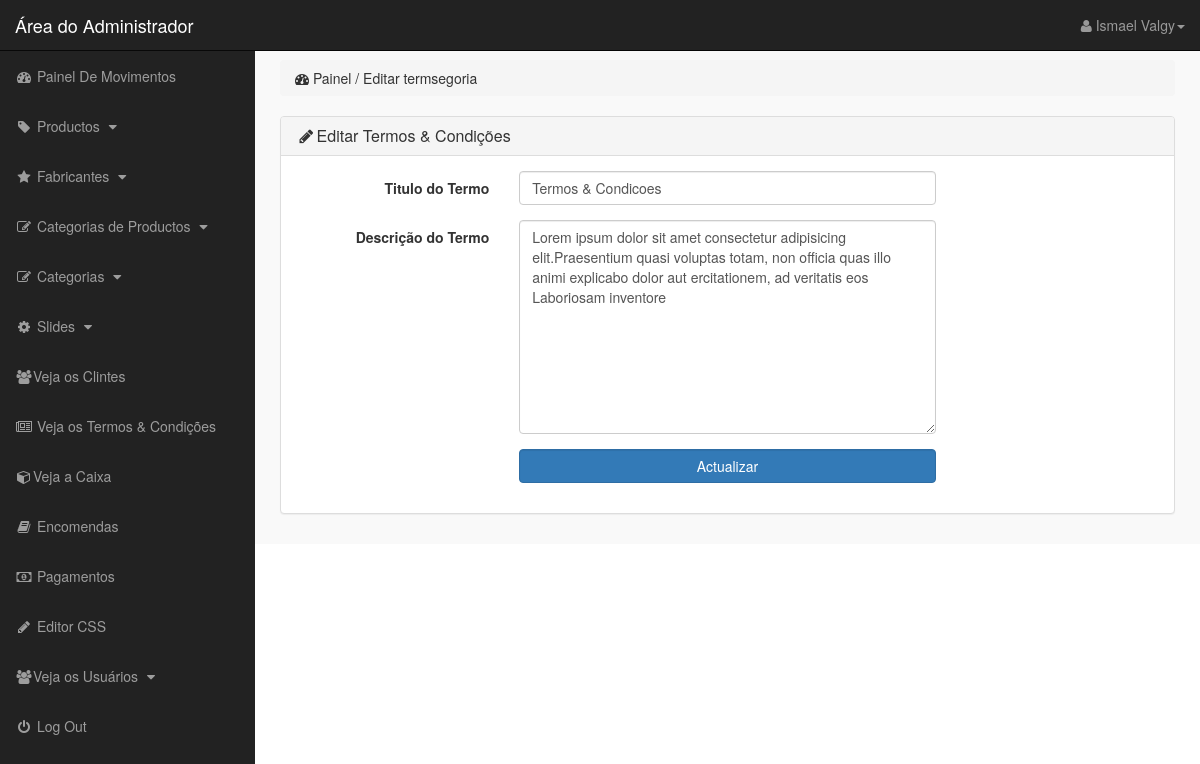
/admin_area/index.php?edit_terms=1 (signed in), run on the app's committed database.
### tables this page shows
CREATE TABLE `terms` (
  `termsi_id` int(10) NOT NULL,
  `terms_title` varchar(100) NOT NULL,
  `terms_link` varchar(100) NOT NULL,
  `terms_desc` text NOT NULL
);

### admin_area/edit_terms.php (the view, shortened to what this page needs)
<?php
    if(!isset($_SESSION['admin_email'])){
        echo"<script>window.open('login.php','_self')</script>";
    }else{
?>
<?php
        if(isset($_GET['edit_terms'])){
            $edit_terms_id = $_GET['edit_terms'];
            $edit_terms_query = "select * from terms where termsi_id='$edit_terms_id'";
            $run_edit = mysqli_query($con,$edit_terms_query);
            $row_edit = mysqli_fetch_array($run_edit);
            $terms_title = $row_edit['terms_title'];
            $terms_desc = $row_edit['terms_desc'];
        }
?>
<div class="row">
    <div class="col-lg-12">
        <ol class="breadcrumb">
            <li>
                <i class="fa fa-dashboard"></i> Painel / Editar termsegoria
            </li>
        </ol>
    </div>
</div>
<div class="row">
    <div class="col-lg-12">
        <div class="panel panel-default">
            <div class="panel-heading">
                <h3 class="panel-title">
                    <i class="fa fa-pencil fa-fw"></i>Editar Termos & Condições
                </h3>
            </div>
            <div class="panel-body">
                <form action="" class="form-horizontal" method="post">
                    <div class="form-group">
                        <label for="" class="control-label col-md-3">
                            Titulo do Termo
                        </label>
                        <div class="col-md-6">
                            <input value="<?php echo $terms_title; ?>" name="terms_title" type="text" class="form-control">
                        </div>
                    </div>
                    <div class="form-group">
                        <label for="" class="control-label col-md-3">
                            Descrição do Termo
                        </label>
                        <div class="col-md-6">
                            <textarea type="text" name="terms_desc" id="" cols="75" rows="10" class="form-control"><?php echo $terms_desc;?>
                            </textarea>
                        </div>
                    </div>
                    <div class="form-group">
                        <label for="" class="control-label col-md-3">
                        </label>
                        <div class="col-md-6">
                            <input value="Actualizar" name="update" type="submit" class="form-control btn btn-primary">
                        </div>
                    </div>
                </form>
            </div>
        </div>
    </div>
</div>
<?php } ?>

### admin_area/includes/sidebar.php (shortened to what this page needs)
<?php
    if(!isset($_SESSION['admin_email'])){
        echo"<script>window.open('login.php','_self')</script>";
    }else{
?>
   <nav class="navbar navbar-inverse navbar-fixed-top">
    <div class="navbar-header">
        <a href="index.php?dashboard" class="navbar-brand">Área do Administrador</a>
    </div>
    <ul class="nav navbar-right top-nav">
        <li class="dropdown">
            <a href="#" class="dropdown-toggle" data-toggle="dropdown">
                <i class="fa fa-user"></i> <?php echo $admin_name; ?><b class="caret"></b>
            </a>
        </li>
    </ul>
    <div class="collapse navbar-collapse navbar-ex1-collapse">
        <ul class="nav navbar-nav side-nav">
            <li>
                   <a href="index.php?dashboard">
                       <i class="fa fa-fw fa-dashboard"></i> Painel De Movimentos
                   </a>
            </li>
            <li>
                   <a href="#" data-toggle="collapse" data-target="#products">
                       <i class="fa fa-fw fa-tag"></i> Productos
                       <i class="fa fa-fw fa-caret-down"></i>
                   </a>
            </li><li>
                   <a href="#" data-toggle="collapse" data-target="#manufacturer">
                       <i class="fa fa-fw fa-star"></i> Fabricantes
                       <i class="fa fa-fw fa-caret-down"></i>
                   </a>
            </li>
            <li>
                   <a href="#" data-toggle="collapse" data-target="#p_cat">
                       <i class="fa fa-fw fa-edit"></i> Categorias de Productos
                       <i class="fa fa-fw fa-caret-down"></i>
                   </a>
            </li>
            <li>
                   <a href="#" data-toggle="collapse" data-target="#cat">
                       <i class="fa fa-fw fa-edit"></i> Categorias
                       <i class="fa fa-fw fa-caret-down"></i>
                   </a>
            </li>
            <li>
                   <a href="#" data-toggle="collapse" data-target="#slides">
                       <i class="fa fa-fw fa-gear"></i> Slides
                       <i class="fa fa-fw fa-caret-down"></i>
                   </a>
            </li>
            <li>
                <a href="index.php?view_customers">
                    <i class="fa fa-fw fa-users"></i>Veja os Clintes
                </a>
            </li>
            <li>
                <a href="index.php?view_terms">
                    <i class="fa fa-fw fa-newspaper-o"></i> Veja os Termos & Condições
                </a>
            </li>
            <li>
                <a href="index.php?view_box">
                    <i class="fa fa-fw fa-cube"></i>Veja a Caixa
                </a>
            </li>
            <li>
                <a href="index.php?view_orders">
                    <i class="fa fa-fw fa-book"></i> Encomendas
                </a>
            </li>
            <li>
                <a href="index.php?view_payments">
                    <i class="fa fa-fw fa-money"></i> Pagamentos
                </a>
            </li>
            <li>
            <li>
                <a href="index.php?edit_css">
                    <i class="fa fa-fw fa-pencil"></i> Editor CSS
                </a>
            </li>
            <li>
                   <a href="#" data-toggle="collapse" data-target="#users">
                       <i class="fa fa-fw fa-users"></i>Veja os Usuários
                       <i class="fa fa-fw fa-caret-down"></i>
                   </a>
            </li>
            <li>
                <a href="logout.php">
                    <i class="fa fa-fw fa-power-off"></i> Log Out
                </a>
            </li>
        </ul>
    </div>
</nav>
<?php } ?>

### admin_area/css/style.css (style rules this page uses)
body { margin-top: 100px; }
@media (min-width: 768px) { body { margin-top: 50px; } }
.top-nav { padding: 0 15px; }
.top-nav>li { float: left; display: inline-block; }
.top-nav>li>a { color: #999999; line-height: 20px; padding-top: 15px; padding-bottom: 15px; }
@media (min-width: 768px) { .side-nav { position: fixed; top: 51px; bottom: 0; width: 255px; overflow-y: auto; overflow-x: hidden; background-color: #222222; padding-bottom: 40px; border-radius: 0; } }
@media (min-width: 768px) { .side-nav>li>a { width: 255px; } }
.panel-body { border-radius: 5px; }

### data on the page
terms: terms_title "Termos & Condicoes", terms_desc "Lorem ipsum dolor sit amet consectetur adipisicing elit.Praesentium quasi voluptas totam, non officia quas illo animi explicabo dolor aut ercitationem, ad veritatis eos Laboriosam inventore"

### other printed values
$admin_name "Ismael Valgy"
